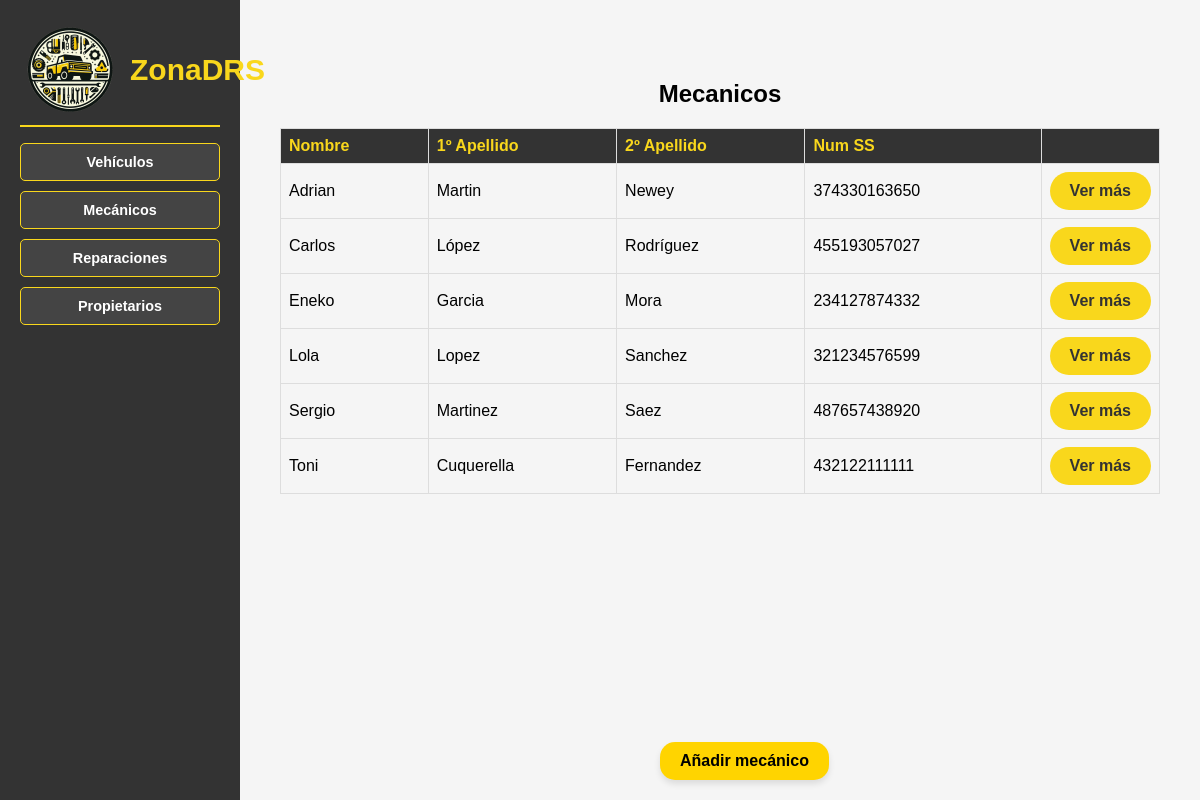
The app's page /ZonaDRS/listaMecanicos/ with its own data.
### Zona_DRS_APP/models.py (models this page shows, shortened)
class Mecanico(models.Model):
    num_ss = models.CharField(max_length=12, primary_key=True)
    nombre = models.CharField(max_length=255)
    apellido1 = models.CharField(max_length=255)
    apellido2 = models.CharField(max_length=255)
    direccion = models.CharField(max_length=255)
    fecha_nacimiento = models.DateField()
    fecha_inicio_contrato = models.DateField()
    fecha_fin_contrato = models.DateField()
    imagen_url = models.URLField()

### Zona_DRS_APP/views.py (the view)
# urls.py: path('listaMecanicos/', ListaMecanicosView.as_view(), name='listaMecanicos'),
class ListaMecanicosView(ListView):
    model = Mecanico
    template_name = 'listaMecanicos.html'
    context_object_name = 'mecanicos'
    queryset = Mecanico.objects.order_by('nombre')
    '''
    mecanicos = Mecanico.objects.order_by('nombre')
    return render(request, 'listaMecanicos.html', {'mecanicos': mecanicos})
    '''

### Zona_DRS_APP/templates/listaMecanicos.html
{% extends "base.html" %}
{% block contenido %}
<div class="content">
    <h2>Mecanicos</h2>
    <table>
        <tr>
            <th>Nombre</th>
            <th>1º Apellido</th>
            <th>2º Apellido</th>
            <th>Num SS</th>
            <th></th>
        </tr>
        {% for mecanico in mecanicos %}
        <tr>
            <td>{{ mecanico.nombre }}</td>
            <td>{{ mecanico.apellido1 }}</td>
            <td>{{ mecanico.apellido2 }}</td>
            <td>{{ mecanico.num_ss }}</td>
            <td>
                <div class="boton">
                    <a href="{% url 'detalleMecanico' mecanico.num_ss %}">
                        Ver más
                    </a>
                </div>
            </td>
        </tr>
        {% endfor %}
    </table>
    <a href="http://127.0.0.1:8000/admin/Zona_DRS_APP/mecanico/add/" class="boton_admin">Añadir mecánico</a>
</div>
{% endblock %}

### Zona_DRS_APP/static/style/navbar.css (style rules this page uses)
body { margin: 0; font-family: Arial, sans-serif; display: flex; text-align: center; }

### Zona_DRS_APP/static/style/content.css (style rules this page uses)
body { margin: 0; font-family: Arial, sans-serif; display: flex; }
.content { flex-grow: 1; padding: 20px; }
h2 { padding-top: 20px; }
table { width: 100%; border-collapse: collapse; margin-bottom: 20px; display: block; max-height: 400px; overflow-y: auto; overflow-x: auto; margin-bottom: 20px; padding: 0 auto; }
th, td { border: 1px solid #ddd; text-align: left; padding: 8px; }
th { background-color: #333; color: #f9d71c; }
table td:last-child { width: 10%; white-space: nowrap; }
.boton a { background-color: #f9d71c; color: #333; border: none; border-radius: 25px; padding: 10px 20px; text-align: center; text-decoration: none; font-size: 1em; font-weight: bold; display: inline-block; display: block; margin: 0; }
.boton_admin { position: fixed; bottom: 20px; left: 55%; background-color: #FFD400; color: #000; border: none; border-radius: 15px; padding: 10px 20px; text-align: center; text-decoration: none; font-size: 1em; font-weight: bold; cursor: pointer; box-shadow: 0px 4px 6px rgba(0, 0, 0, 0.1); transition: background-color 0.3s ease; }

### Zona_DRS_APP/static/style/detalle.css (style rules this page uses)
body { font-family: Arial, sans-serif; margin: 0; background-color: #f5f5f5; margin: 0; padding: 0; height: 100%; }

### records on screen
Mecanico: nombre "Adrian", apellido1 "Martin", apellido2 "Newey", num_ss "374330163650"
Mecanico: nombre "Carlos", apellido1 "López", apellido2 "Rodríguez", num_ss "455193057027"
Mecanico: nombre "Eneko", apellido1 "Garcia", apellido2 "Mora", num_ss "234127874332"
Mecanico: nombre "Lola", apellido1 "Lopez", apellido2 "Sanchez", num_ss "321234576599"
Mecanico: nombre "Sergio", apellido1 "Martinez", apellido2 "Saez", num_ss "487657438920"
Mecanico: nombre "Toni", apellido1 "Cuquerella", apellido2 "Fernandez", num_ss "432122111111"
